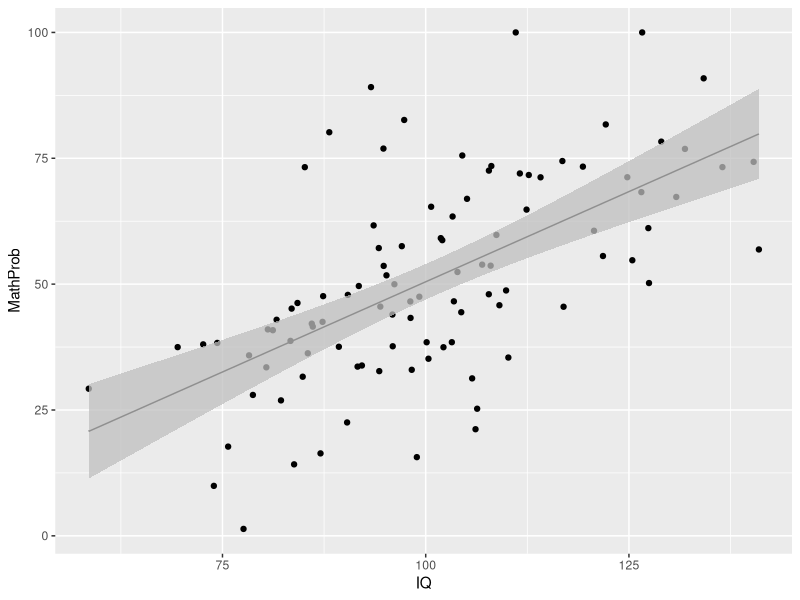
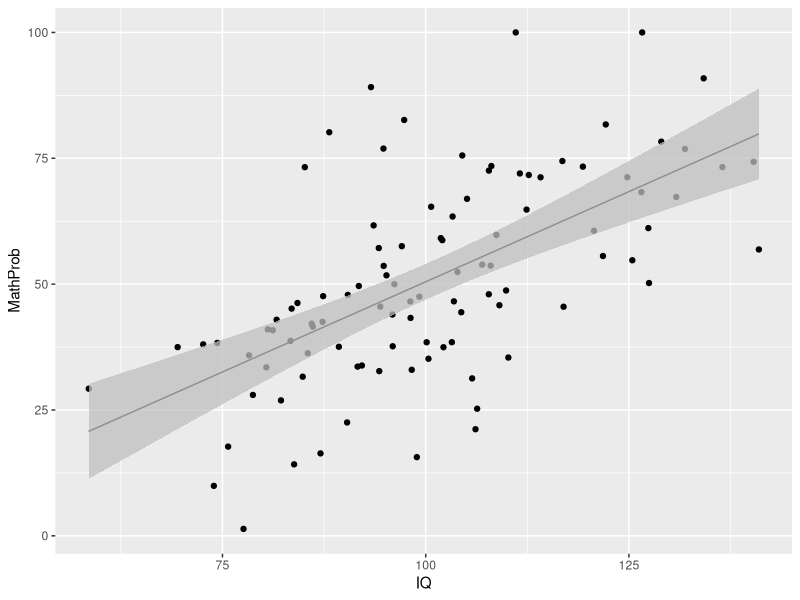
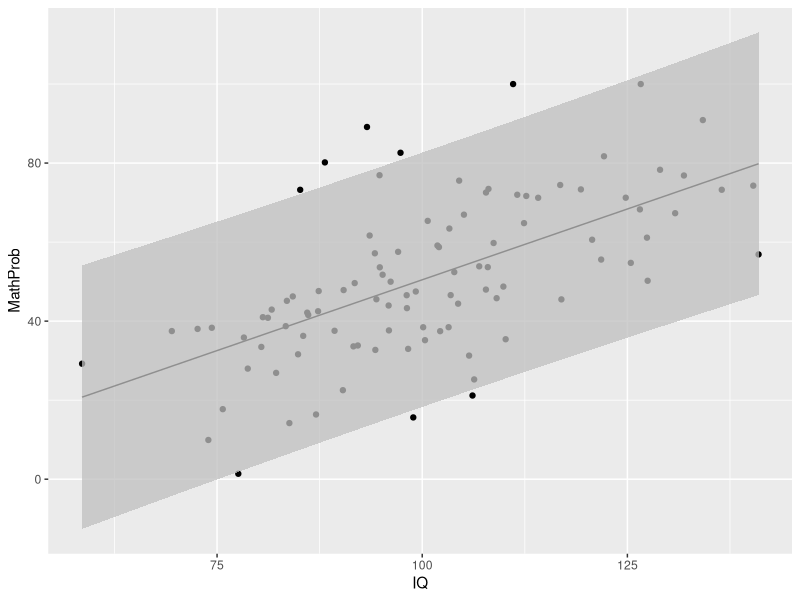
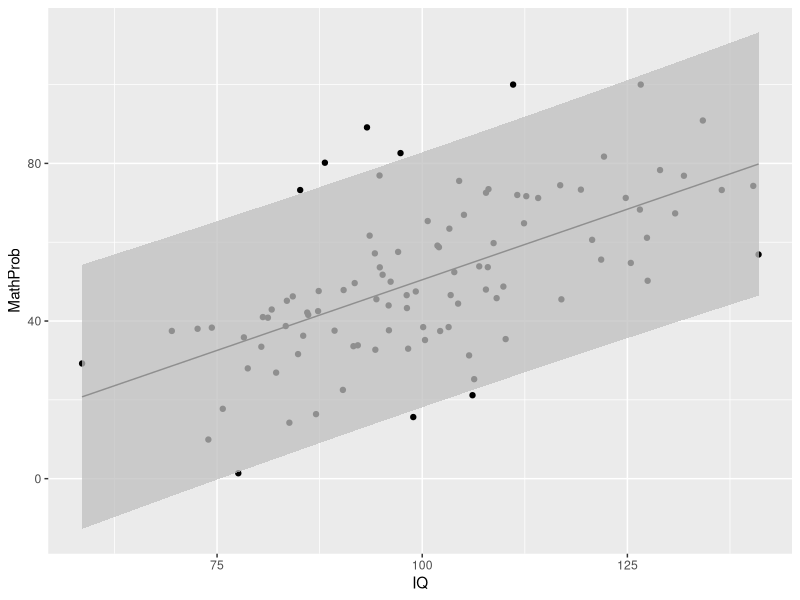

Write the R code that produced these figures, in order.
## ---- chunk 1
#| echo: true
library(tidyverse)
library(mvtnorm)
## ---- chunk 2
corr <- matrix(c(1.00,0.55,0.58,
                 0.55,1.00,0.42,
                 0.58,0.42,1.00),
               3,3)
names <- c("MathProb","IQ","MathSelfEff")
mus <- c(50,100,5)
sds <- c(20,15,2)


sigma1 <- sweep(sweep(corr,1,sds,"*"),2,sds,"*")
a <- chol(sigma1)
z <- matrix(rnorm(300),100,3)
Math <- z %*% a
colnames(Math) <- names
Math <- as.data.frame(sweep(Math,2,mus,"+"))
summarize(Math,across(everything(),list(M=mean,S=sd),
                   .names = "{.col}.fn{.fn}"))
cor(Math)

## ---- chunk 3

Math <- mvtnorm::rmvnorm(100,mus,sigma1)
Math <- as.data.frame(Math)
names(Math) <- names
summarize(Math,across(everything(),list(M=mean,S=sd),
                   .names = "{.col}.fn{.fn}"))
summarize(Math,across(everything(),list(min=min,max=max),
                   .names = "{.col}.fn{.fn}"))
cor(Math)
## ---- chunk 4
Math <- mvtnorm::rmvnorm(100,mus,sigma1)
## Clip to high and low values.
Math[,1] <- ifelse(Math[,1]<0,0,ifelse(Math[,1]>100,100,Math[,1]))
Math[,3] <- ifelse(Math[,3]<0,0,ifelse(Math[,3]>10,10,Math[,3]))
## Make some missing values.
colnames(Math) <- names
Math10 <- Math25 <- Math
is.na(Math10) <- runif(length(Math10))<.1
is.na(Math25) <- runif(length(Math25))<.25

Math <- as.data.frame(Math)
Math10 <- as.data.frame(Math10)
Math25 <- as.data.frame(Math25)
summarize(Math10,across(everything(),list(M=mean,S=sd),
                   .names = "{.col}.fn{.fn}"))
summarize(Math10,across(everything(),list(min=min,max=max),
                   .names = "{.col}.fn{.fn}"))
summary(Math10)
summarize(Math10,across(everything(),function(c)sum(is.na(c))))
## ---- chunk 5
cor(Math)
cor(Math10)
## ---- chunk 6
cor(Math10,use="complete.obs")
cor(Math25,use="complete.obs")
## ---- chunk 7
cor(Math10,use="pairwise.complete.obs")
cor(Math25,use="pairwise.complete.obs")
## ---- chunk 8
Math10I <-
  as.data.frame(
    lapply(Math10,function(c)
      ifelse(is.na(c),mean(c,na.rm=TRUE),c)
    )
  )
summary(Math10I)


## ---- chunk 9
Math10$IQgroup <- cut(Math10$IQ,c(0,50,80,100,120,150,200))
Math10 %>% group_by(IQgroup) %>% summarize(mean(MathProb,na.rm=TRUE))

## ---- chunk 10
Math10I <- Math10
sum10 <- Math10 %>% group_by(IQgroup) %>% summarize(mean(MathProb,na.rm=TRUE))
cmeans <- pull(sum10,2)
names(cmeans) <- pull(sum10,1)
I10MP <- cmeans[as.character(Math10I$IQgroup)]
I10MP <- ifelse(is.na(I10MP),cmeans[length(cmeans)],I10MP)
Math10I$MathProb <- ifelse(is.na(Math10I$MathProb),
                           I10MP,Math10I$MathProb)
summary(Math10I)

## ---- chunk 11
Math10II <- Math10
fitMP <- lm(MathProb ~ IQ + MathSelfEff,data=Math10,
            na.action=na.exclude)
pred <- predict(fitMP,newdata=Math10II,
                na.action=na.pass)
Math10II$MathProb <- ifelse(is.na(Math10II$MathProb),pred,Math10II$MathProb)
data.frame(orig=Math10$MathProb,pred,final=Math10II$MathProb)
## ---- chunk 12
fit1 <- lm(MathProb ~IQ, data=Math10, na.action=na.omit)
coefficients(summary(fit1))
summary(fit1)$sigma

## ---- chunk 13
sum1 <- summary(fit1)
b <- coefficients(sum1)[,1]
b.se <- coefficients(sum1)[,2]
s <- sum1$sigma

X <- sort(Math$IQ)
Y <- predict.lm(fit1,newdata=data.frame(IQ=X),interval="confidence")

data.frame(Math,X,Y) %>%
  ggplot() + aes(y=MathProb, x=IQ) + geom_point() +
  geom_path(aes(x=X,y=fit))  +
  geom_ribbon(aes(x=X,ymin=lwr,ymax=upr),fill=grey(.75,.75))


## ---- chunk 14

Y1 <- predict.lm(fit1,newdata=data.frame(IQ=X),se.fit=TRUE)

data.frame(Math,X,Y1) %>%
  ggplot() + aes(y=MathProb, x=IQ) + geom_point() +
  geom_path(aes(x=X,y=fit))  +
  geom_ribbon(aes(x=X,ymin=fit-2*se.fit,ymax=fit+2*se.fit),fill=grey(.75,.75))
## ---- chunk 15
sum1 <- summary(fit1)
b <- coefficients(sum1)[,1]
b.se <- coefficients(sum1)[,2]
s <- sum1$sigma

X <- sort(Math$IQ)
Y <- predict.lm(fit1,newdata=data.frame(IQ=X),interval="prediction")

data.frame(Math,X,Y) %>%
  ggplot() + aes(y=MathProb, x=IQ) + geom_point() +
  geom_path(aes(x=X,y=fit))  +
  geom_ribbon(aes(x=X,ymin=lwr,ymax=upr),fill=grey(.75,.75))

## ---- chunk 16
Y1 <- predict.lm(fit1,newdata=data.frame(IQ=X),se.fit=TRUE)
Y1$se.pred <- sqrt(Y1$se.fit^2 + Y1$residual.scale^2)
data.frame(Math,X,Y1) %>%
  ggplot() + aes(y=MathProb, x=IQ) + geom_point() +
  geom_path(aes(x=X,y=fit))  +
  geom_ribbon(aes(x=X,ymin=fit-2*se.pred,ymax=fit+2*se.pred),fill=grey(.75,.75))

## ---- chunk 17

